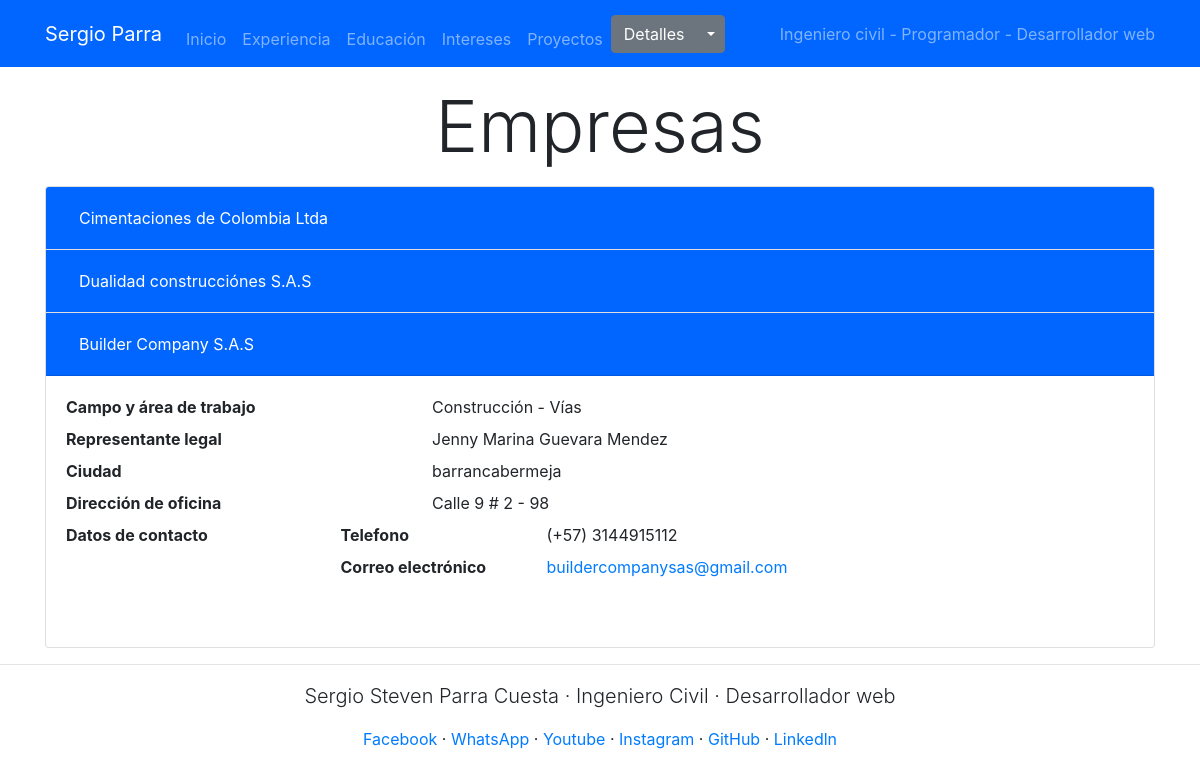
Page /companies/3 on the earlier database version.
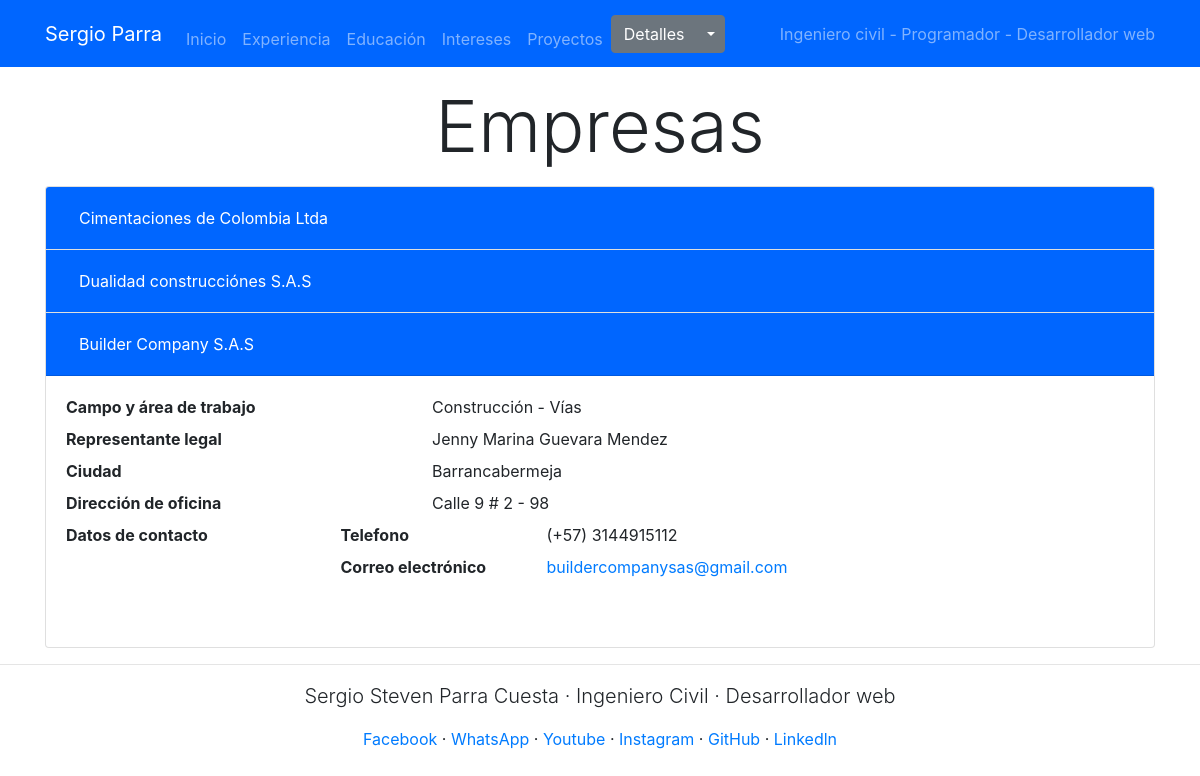
Same page on the later database version.
### gestion_HV/models.py (models this page shows, shortened)
class companies(models.Model):
    name=models.CharField(max_length=75, verbose_name="Nombre")
    legal_rep=models.CharField(max_length=75, verbose_name="Representante Legal")
    city=models.CharField(max_length=25, verbose_name="Ciudad")
    sector=models.CharField(max_length=25, verbose_name="Sector")
    area=models.CharField(max_length=50, verbose_name="Área de trabajo")
    addres=models.CharField(max_length=40, verbose_name="Dirección")
    web_page=models.CharField(max_length=75, null=True, blank=True, verbose_name="Pagina Web")
    email=models.EmailField(max_length=254, verbose_name="Correo electronico")
    phone=models.CharField(max_length=10, verbose_name='Numero telefonico')
    class Meta:
        verbose_name="Empresa"
        verbose_name_plural="Empresas"
        ordering=['name']

### gestion_HV/views.py (the view)
# urls.py: path('companies/<int:id_comp>',views.company_page, name='companies'),
def company_page(request, id_comp):
    if id_comp==0:
        id_comp=1
    comp=companies_details()
    p = inflect.engine()
    cap_id=p.number_to_words(id_comp)
    capital=cap_id.capitalize()
    data=zip(comp.query_common('name'), comp.title(), comp.collapse_number(), comp.query_common('legal_rep'), comp.query_common('city'), comp.query_common('addres'), comp.query_common('phone'), comp.query_common('email'), comp.query_common('web_page'))
    return render(request, "companies.html",{"data":data,"cap_id":capital})

### gestion_HV/views.py (called while the page is built)
    def title(self):
        sector=companies.objects.values_list('sector', flat=True).order_by('id')
        area=companies.objects.values_list('area', flat=True).order_by('id')
        data=[]
        for i in range(0,len(sector)):
            data.append(sector[i] + " - " + area [i])
        return data

    def collapse_number(self):
        id_num=companies.objects.values_list('id', flat=True).order_by('id')
        p = inflect.engine()
        id_text=[]
        for i in id_num:
            capital=p.number_to_words(i)
            id_text.append(capital.capitalize())
        return id_text

    def query_common(self, query):
        return companies.objects.values_list(query, flat=True).order_by('id')

### mipagweb_v3/templates/companies.html (shortened to what this page needs)
{% extends 'body.html' %}
{% block content %}
<div class="container">
    <h1 class="display-3 mt-3 mb-3 text-center">Empresas</h1>
    <div class="accordion" id="accordionExample">
        <div class="accordion" id="accordionExample">
            {% for name, title, id_num, legal_rep, city, address, phone, email, web_page in data %}
                <div class="card">
                    <div class="card-header" id="headingOne">
                        <h2 class="mb-0">
                            <button class="btn btn-secundary btn-block text-left {% if cap_id != id_num %}collapsed{% endif %} text-white" type="button" data-toggle="collapse" data-target="#collapse{{id_num}}" aria-expanded="{% if cap_id != id_num %}false{% else %}true{% endif %}" aria-controls="collapse{{id_num}}">
                              {{name}}
                            </button>
                        </h2>
                    </div>
                    <div id="collapse{{id_num}}" class="collapse {% if cap_id == id_num %}show{% endif %}" aria-labelledby="heading{{id_num}}" data-parent="#accordionExample">
                        <div class="card-body">
                            <dl class="row">
                                <dt class="col-sm-4">Campo y área de trabajo</dt>
                                <dd class="col-sm-8">{{title}}</dd>
                                <dt class="col-sm-4">Representante legal</dt>
                                <dd class="col-sm-8">{{legal_rep}}</dd>
                                <dt class="col-sm-4">Ciudad</dt>
                                <dd class="col-sm-8">{{city}}</dd>
                                <dt class="col-sm-4">Dirección de oficina</dt>
                                <dd class="col-sm-8">{{address}}</dd>
                                <dt class="col-sm-3">Datos de contacto</dt>
                                <dd class="col-sm-9">
                                    <dl class="row">
                                        <dt class="col-sm-3">Telefono</dt>
                                        <dd class="col-sm-9">(+57) {{phone}}</dd>
                                        <dt class="col-sm-3">Correo electrónico</dt>
                                        <dd class="col-sm-9"><a href="mailto:{{email}}">{{email}}</a></dd>
                                    </dl>
                                </dd>
                            </dl>
                        </div>
                    </div>
                </div>
            {% endfor %}
          </div>
      </div>
</div>
{% endblock %}

Differences in the rows shown:
changed companies "Builder Company S.A.S": city "barrancabermeja" → "Barrancabermeja"
